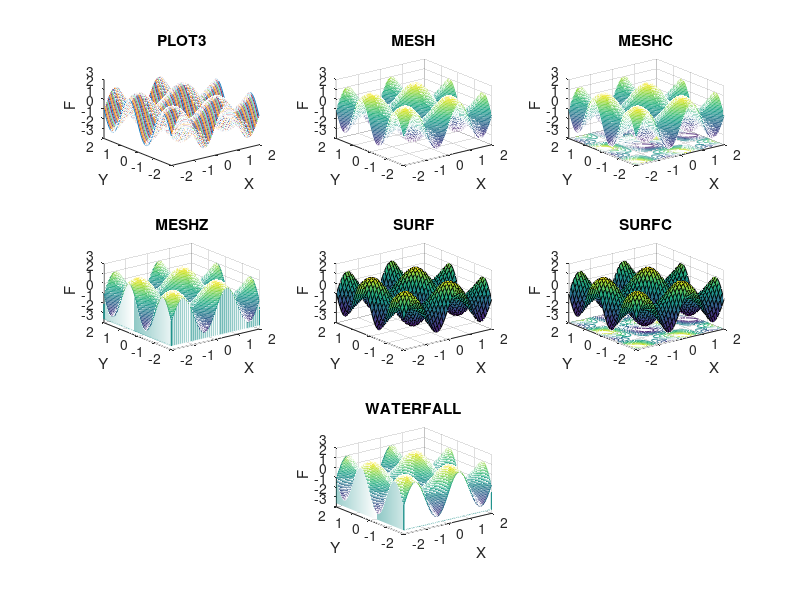

MATLAB code for this plot:
clc
clear all
close all
x = -2:0.03:2;
y = -2:0.03:2;
[X,Y]=meshgrid(x,y);
F=sin(pi*X)+sin(pi*Y)+sin(pi*X+pi*Y);
subplot(3,3,1)
plot3(X,Y,F)
xlabel('X')
ylabel('Y')
zlabel('F')
title('PLOT3')

subplot(3,3,2)
mesh(X,Y,F)
xlabel('X')
ylabel('Y')
zlabel('F')
title('MESH')

subplot(3,3,3)
meshc(X,Y,F)
xlabel('X')
ylabel('Y')
zlabel('F')
title('MESHC')

subplot(3,3,4)
meshz(X,Y,F)
xlabel('X')
ylabel('Y')
zlabel('F')
title('MESHZ')

subplot(3,3,8)
waterfall(X,Y,F)
xlabel('X')
ylabel('Y')
zlabel('F')
title('WATERFALL')

x = -2:0.1:2;
y = -2:0.1:2;
[X1,Y1]=meshgrid(x,y);
F1=sin(pi*X1)+sin(pi*Y1)+sin(pi*X1+pi*Y1);
subplot(3,3,5)
surf(X1,Y1,F1)
xlabel('X')
ylabel('Y')
zlabel('F')
title('SURF')

subplot(3,3,6)
surfc(X1,Y1,F1)
xlabel('X')
ylabel('Y')
zlabel('F')
title('SURFC')
